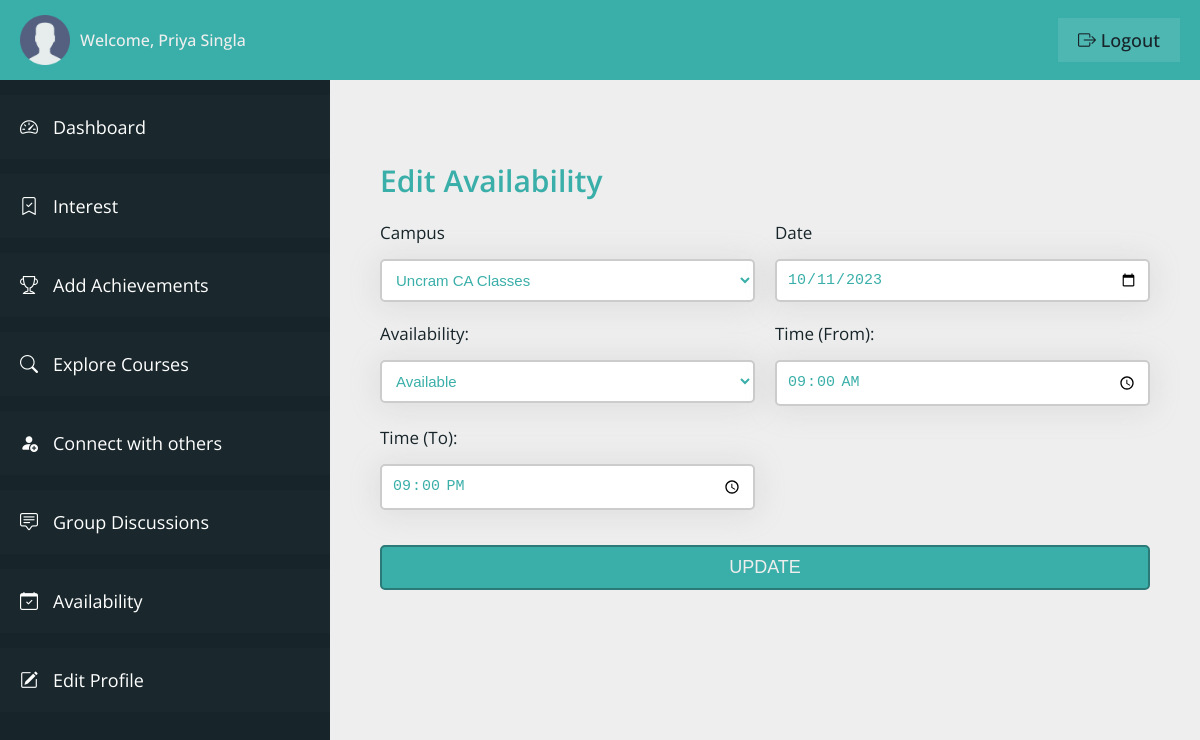
Page /student/edit-availability.php?aid=3 (signed in) on the committed database.
### tables this page shows
CREATE TABLE `user_table` (
  `user_id` int(11) NOT NULL,
  `user_firstname` varchar(100) NOT NULL,
  `user_lastname` varchar(100) NOT NULL,
  `user_type` varchar(20) NOT NULL,
  `user_email` varchar(100) NOT NULL,
  `user_phone` varchar(10) NOT NULL,
  `user_password` varchar(100) NOT NULL,
  `user_createdon` datetime NOT NULL DEFAULT current_timestamp()
);

CREATE TABLE `availability_table` (
  `availability_id` int(11) NOT NULL,
  `user_id` int(11) NOT NULL,
  `campus_name` varchar(100) NOT NULL,
  `availability_date` varchar(50) NOT NULL,
  `availability` varchar(50) NOT NULL,
  `time_from` varchar(50) NOT NULL,
  `time_to` varchar(50) NOT NULL,
  `added_on` datetime NOT NULL DEFAULT current_timestamp()
);

### student/edit-availability.php (the view, shortened to what this page needs)
<?php
include "connection.php";
?>
<!DOCTYPE html>
<html lang="en">
<head>
    <link rel="stylesheet" href="css/style-dashboard.css">
    <link rel="stylesheet" href="https://cdn.jsdelivr.net/npm/bootstrap-icons@1.11.0/font/bootstrap-icons.css">
</head>
<body>
    <div class="container">
        <header class="header">
            <div class="header__left">
                <img src="img/user.png" class="user__header-user" alt="user">
                <span class="header__user-name">Welcome,
                    <?php
                    $q = "SELECT * FROM user_table WHERE user_id = '" . $_SESSION['userIdVce'] . "'";
                    $r = mysqli_query($con, $q);
                    if (mysqli_num_rows($r) > 0) {
                        $row = mysqli_fetch_array($r);
                        echo $row['user_firstname'] . ' ' . $row['user_lastname'];
                    }
                    ?>
                </span>
            </div>
            <div class="header__right">
                <a href="logout.php" class="header__user-logout"><i class="bi bi-box-arrow-right"></i> logout</a>
            </div>
        </header>
        <section class="sidebar">
            <ul class="sidebar__items">
                <a href="dashboard.php" class="sidebar__item-link">
                    <li class="sidebar__item">
                        <i class="bi bi-speedometer2"></i>
                        <span>Dashboard</span>
                    </li>
                </a>
                <a href="user-interest.php" class="sidebar__item-link">
                    <li class="sidebar__item">
                        <i class="bi bi-bookmark-check"></i>
                        <span>Interest</span>
                    </li>
                </a>
                <a href="user-achievements.php" class="sidebar__item-link">
                    <li class="sidebar__item">
                        <i class="bi bi-trophy"></i>
                        <span>Add Achievements</span>
                    </li>
                </a>
                <a href="explore-courses.php" class="sidebar__item-link">
                    <li class="sidebar__item">
                        <i class="bi bi-search"></i>
                        <span>Explore Courses</span>
                    </li>
                </a>
                <a href="connect.php" class="sidebar__item-link">
                    <li class="sidebar__item">
                        <i class="bi bi-person-fill-add"></i>
                        <span>Connect with others</span>
                    </li>
                </a>
                <a href="group-discussions.php" class="sidebar__item-link">
                    <li class="sidebar__item">
                        <i class="bi bi-chat-square-text"></i>
                        <span>Group Discussions</span>
                    </li>
                </a>
                <a href="user-availability.php" class="sidebar__item-link">
                    <li class="sidebar__item">
                        <i class="bi bi-calendar-check"></i>
                        <span>Availability</span>
                    </li>
                </a>
                <a href="profile.php" class="sidebar__item-link">
                    <li class="sidebar__item">
                        <i class="bi bi-pencil-square"></i>
                        <span>Edit Profile</span>
                    </li>
                </a>
            </ul>
        </section>
        <main class="main__content">
            <div class="login-container-2">
                <form action="<?php echo htmlspecialchars($_SERVER['REQUEST_URI']) ?>" method="post"
                    class="login__form">
                    <h3 class="heading-3">Edit Availability</h3>
                    <?php
                    $query = "SELECT * FROM availability_table WHERE availability_id = '" . $_GET['aid'] . "'";
                    $runQ = mysqli_query($con, $query);
                    if (mysqli_num_rows($runQ) > 0) {
                        while ($rowQ = mysqli_fetch_array($runQ)) {
                    ?>
                    <div class="input">
                        <label class="label__text">Campus</label>
                        <select class="input__box" name="campus" required>
                            <option value="<?php echo $rowQ['campus_name']; ?>"><?php echo $rowQ['campus_name']; ?>
                            </option>
                        </select>
                    </div>
                    <div class="input">
                        <label class="label__text">Date</label>
                        <input type="date" value="<?php echo $rowQ['availability_date']; ?>" class="input__box"
                            name="date" required>
                    </div>
                    <div class="input">
                        <label class="label__text">Availability:</label>
                        <select class="input__box" name="availability" required>
                            <option value="<?php echo $rowQ['availability']; ?>">
                                <?php echo $rowQ['availability']; ?></option>
                        </select>
                    </div>
                    <div class="input">
                        <label class="label__text">Time (From):</label>
                        <input type="time" value="<?php echo $rowQ['time_from']; ?>" class="input__box" name="t_from">
                    </div>
                    <div class="input">
                        <label class="label__text">Time (To):</label>
                        <input type="time" value="<?php echo $rowQ['time_to']; ?>" class="input__box" name="t_to">
                    </div>
                    <?php
                        }
                    }
                    ?>
                    <div class="input input__btn">
                        <input type="submit" value="Update" class="btn" name="edit_availability">
                    </div>
                </form>
            </div>
        </main>
    </div>
</body>
</html>

### student/css/style-dashboard.css (style rules this page uses)
:root { --color-primary: #3aafa9; --color-primary-dark: #2b7a78; --color-primary-light: #def2f1; --color-secondary: #17252a; --color-secondary-dark: #101a1d; --color-secondary-light: #377084; --color-grey-light-1: #999; --color-grey-light-2: #ccc; --color-grey-light-3: #eee; --color-grey-dark-1: #242424; --color-grey-dark-2: #333; --color-grey-dark-3: #474747; --color-white: #fff; --font-default: "Open Sans", sans-serif; }
*, *::before, *::after { margin: 0; padding: 0; box-sizing: inherit; }
html { font-size: 62.5%; box-sizing: border-box; }
body { color: var(--color-grey-dark-2); font-family: var(--font-default); }
.container { height: 100vh; display: grid; grid-template-columns: 33rem 1fr; grid-template-rows: 8rem calc(100vh - 8rem); }
.header { grid-column: 1 / -1; background-color: var(--color-primary); display: flex; align-items: center; justify-content: space-between; padding: 0 2rem; }
.header__left { display: flex; align-items: center; gap: 1rem; }
.user__header-user { width: 5rem; }
.header__user-name { font-size: 1.6rem; color: var(--color-grey-light-3); font-weight: 500; }
.header__user-logout:link, .header__user-logout:visited { font-size: 1.8rem; color: var(--color-secondary); background-color: rgba(255, 255, 255, 0.1); text-decoration: none; text-transform: capitalize; font-weight: 500; padding: 1rem 2rem; transition: all 0.2s; }
.sidebar { background-color: var(--color-secondary); overflow-y: scroll; padding-top: 1.5rem; scroll-behavior: smooth; }
.sidebar__item { padding: 2rem; background-color: rgba(255, 255, 255, 0.01); margin-bottom: 1.5rem; display: flex; gap: 1.5rem; transition: all 0.2s; }
.sidebar__item-link:link, .sidebar__item-link:visited { color: var(--color-white); text-decoration: none; font-size: 1.8rem; }
.main__content { background-color: var(--color-grey-light-3); padding: 8rem 5rem; overflow-y: scroll; scroll-behavior: smooth; }
.login__form { display: grid; grid-template-columns: repeat(2, 1fr); grid-column-gap: 2rem; }
.heading-3 { font-size: 3rem; font-weight: 600; color: var(--color-primary); margin-bottom: 2rem; grid-column: 1 / -1; }
.input__btn { grid-column: 1 / -1; }
.input { display: flex; flex-direction: column; gap: 1.5rem; }
.label__text { font-size: 1.7rem; font-weight: 400; color: var(--color-secondary); }
.input__box { padding: 1rem; border: 2px solid var(--color-grey-light-2); border-radius: 5px; background-color: var(--color-white); color: var(--color-primary); box-shadow: 0px 0.2rem 3rem 0.2rem rgba(156, 156, 156, 0.2); font-size: 1.5rem; margin-bottom: 2rem; }
.btn { padding: 1rem; font-size: 1.8rem; text-transform: uppercase; font-weight: 500; margin-top: 1.5rem; background-color: var(--color-primary); border: 2px solid var(--color-primary-dark); color: var(--color-grey-light-3); border-radius: 5px; cursor: pointer; }

### rows in the picture
user_table: user_firstname "Priya", user_lastname "Singla"
availability_table: campus "Uncram CA Classes", date "10/11/2023", availability "Available", t_from "09:00", t_to "21:00"
